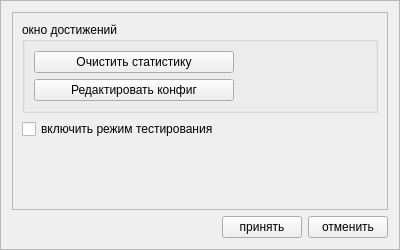
<?xml version="1.0" encoding="UTF-8"?>
<ui version="4.0">
 <class>Frame</class>
 <widget class="QFrame" name="Frame">
  <property name="geometry">
   <rect>
    <x>0</x>
    <y>0</y>
    <width>400</width>
    <height>250</height>
   </rect>
  </property>
  <property name="windowTitle">
   <string>Frame</string>
  </property>
  <property name="frameShape">
   <enum>QFrame::StyledPanel</enum>
  </property>
  <property name="frameShadow">
   <enum>QFrame::Raised</enum>
  </property>
  <layout class="QVBoxLayout" name="verticalLayout_7">
   <item>
    <widget class="QFrame" name="frame">
     <property name="frameShape">
      <enum>QFrame::StyledPanel</enum>
     </property>
     <property name="frameShadow">
      <enum>QFrame::Raised</enum>
     </property>
     <layout class="QVBoxLayout" name="verticalLayout_3">
      <item>
       <widget class="QGroupBox" name="groupBox_2">
        <property name="title">
         <string>окно достижений</string>
        </property>
        <layout class="QVBoxLayout" name="verticalLayout_4">
         <item>
          <widget class="QPushButton" name="clear_stat_btn">
           <property name="maximumSize">
            <size>
             <width>200</width>
             <height>16777215</height>
            </size>
           </property>
           <property name="styleSheet">
            <string notr="true">font: 10pt &quot;MS Shell Dlg 2&quot;;</string>
           </property>
           <property name="text">
            <string>Очистить статистику</string>
           </property>
          </widget>
         </item>
         <item>
          <widget class="QPushButton" name="edit_stat_config_2">
           <property name="maximumSize">
            <size>
             <width>200</width>
             <height>16777215</height>
            </size>
           </property>
           <property name="styleSheet">
            <string notr="true">font: 10pt &quot;MS Shell Dlg 2&quot;;</string>
           </property>
           <property name="text">
            <string>Редактировать конфиг</string>
           </property>
          </widget>
         </item>
        </layout>
       </widget>
      </item>
      <item>
       <widget class="QCheckBox" name="check_test">
        <property name="maximumSize">
         <size>
          <width>250</width>
          <height>16777215</height>
         </size>
        </property>
        <property name="styleSheet">
         <string notr="true">font: 12pt &quot;Adobe Arabic&quot;;</string>
        </property>
        <property name="text">
         <string>включить режим тестирования</string>
        </property>
       </widget>
      </item>
      <item>
       <spacer name="verticalSpacer_2">
        <property name="orientation">
         <enum>Qt::Vertical</enum>
        </property>
        <property name="sizeHint" stdset="0">
         <size>
          <width>20</width>
          <height>40</height>
         </size>
        </property>
       </spacer>
      </item>
     </layout>
    </widget>
   </item>
   <item>
    <layout class="QHBoxLayout" name="horizontalLayout">
     <item>
      <spacer name="horizontalSpacer">
       <property name="orientation">
        <enum>Qt::Horizontal</enum>
       </property>
       <property name="sizeHint" stdset="0">
        <size>
         <width>40</width>
         <height>20</height>
        </size>
       </property>
      </spacer>
     </item>
     <item>
      <widget class="QPushButton" name="ok_btn">
       <property name="text">
        <string>принять</string>
       </property>
      </widget>
     </item>
     <item>
      <widget class="QPushButton" name="no_btn">
       <property name="text">
        <string>отменить</string>
       </property>
      </widget>
     </item>
    </layout>
   </item>
  </layout>
 </widget>
 <resources/>
 <connections/>
</ui>
